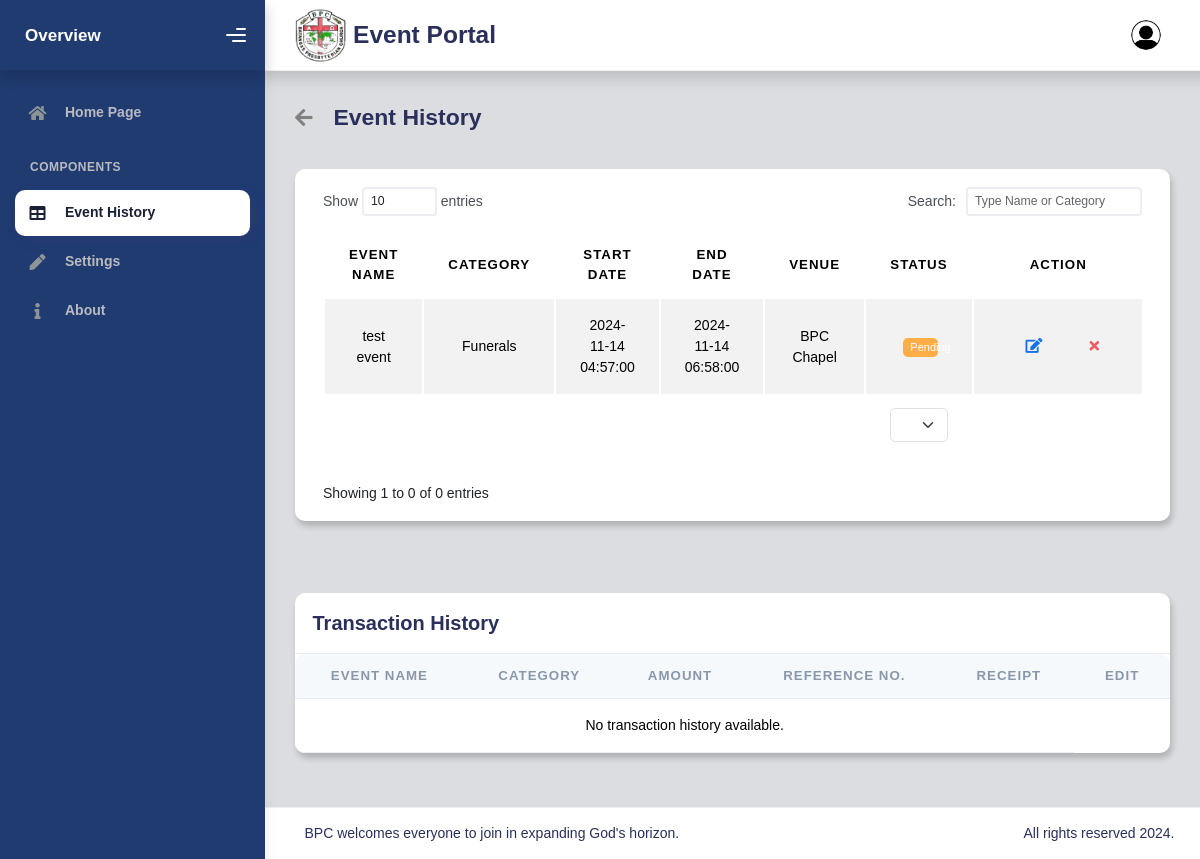
The app's page /user/history.php (signed in) with its own data.
### tables this page shows
CREATE TABLE `appointment` (
  `APID` int(11) NOT NULL,
  `event_name` text NOT NULL,
  `event_by` varchar(11) NOT NULL,
  `category` text NOT NULL,
  `start_date` datetime NOT NULL,
  `end_date` datetime NOT NULL,
  `venue` text NOT NULL,
  `reg_fee` int(11) NOT NULL,
  `ref_no` int(11) NOT NULL,
  `ref_img` text NOT NULL,
  `exp_cost` int(11) NOT NULL,
  `total_cost` int(11) NOT NULL,
  `status` int(11) NOT NULL,
  `date_created` timestamp(6) NOT NULL DEFAULT current_timestamp(6) ON UPDATE current_timestamp(6)
);

### user/history.php (the view, shortened to what the rows shown need)
<?php
include("partial/db.php");
$entries_per_page = isset($_GET['length']) ? (int)$_GET['length'] : 10;
$current_page = isset($_GET['page']) ? (int)$_GET['page'] : 1;
$start_offset = ($current_page - 1) * $entries_per_page;
$events_query = "SELECT * FROM appointment LIMIT $start_offset, $entries_per_page";
$events_result = $conn->query($events_query);
?>
<!DOCTYPE html>
<html lang="en">
<head>
    <?php include("partial/head.php"); ?>
    <link rel="stylesheet" href="../assets/css/forms.css">
    <link rel="stylesheet" href="../assets/css/ev_tables.css">
</head>
<body>
    <div class="wrapper">
        <div class="main-panel">
            <div class="container" style="background-color: #dbdde0 !important;">
                <div class="page-inner">
                    <?php if ($events_result && $events_result->num_rows > 0): ?>
                        <div class="row">
                            <div class="col-md-12">
                                <div class="card">
                                    <div class="card-body">
                                        <div class="table-responsive">
                                            <div id="multi-filter-select_wrapper" class="dataTables_wrapper container-fluid dt-bootstrap4">
                                                <div class="row">
                                                    <div class="col-sm-12">
                                                        <div class="table-responsive">
                                                            <table id="multi-filter-select" class="display table table-striped table-hover dataTable">
                                                                <thead>
                                                                    <tr role="row">
                                                                        <th class="text-center">Event Name</th>
                                                                        <th class="text-center">Category</th>
                                                                        <th class="text-center">Start Date</th>
                                                                        <th class="text-center">End Date</th>
                                                                        <th class="text-center">Venue</th>
                                                                        <th class="text-center">Status</th>
                                                                        <th class="text-center">Action</th>
                                                                    </tr>
                                                                </thead>
                                                                <tfoot>
                                                                    <th colspan="5"></th>
                                                                    <th rowspan="1" colspan="1">
                                                                        <select class="form-select" id="status-filter">
                                                                            <option value=""></option>
                                                                            <option value="0">Pending</option>
                                                                        </select>
                                                                    </th>
                                                                </tfoot>
                                                                <tbody id="event-table-body">
                                                                    <?php while ($event = $events_result->fetch_assoc()) { ?>
                                                                        <tr class="event-row" data-status="<?php echo $event['status']; ?>" data-apid="<?php echo $event['APID']; ?>">
                                                                            <td class="text-center"><?php echo $event['event_name']; ?></td>
                                                                            <td class="text-center"><?php echo $event['category']; ?></td>
                                                                            <td class="text-center"><?php echo $event['start_date']; ?></td>
                                                                            <td class="text-center"><?php echo $event['end_date']; ?></td>
                                                                            <td class="text-center"><?php echo $event['venue']; ?></td>
                                                                            <td class="text-center">
                                                                                <?php
                                                                                if ($event['status'] == '0') {
                                                                                    echo '<span class="badge badge-warning ms-1" style="width: 60%">Pending</span>';
                                                                                } elseif ($event['status'] == '1') {
                                                                                    echo '<span class="badge badge-warning ms-1" style="width: 60%">Approved</span>';
                                                                                } elseif ($event['status'] == '2') {
                                                                                    echo '<span class="badge badge-danger ms-1" style="width: 60%">Ongoing</span>';
                                                                                } elseif ($event['status'] == '3') {
                                                                                    echo '<span class="badge badge-success ms-1" style="width: 60%">Completed</span>';
                                                                                } elseif ($event['status'] == '4') {
                                                                                    echo '<span class="badge badge-danger ms-1" style="width: 60%">Cancelled</span>';
                                                                                }
                                                                                ?>
                                                                            </td>
                                                                            <td>
                                                                                <div class="form-button-action">
                                                                                    <button type="button" title="Edit" class="btn btn-link btn-primary btn-lg" onclick="openEditModal(
                                                                                            '<?php echo htmlspecialchars($event['APID']); ?>',
                                                                                            '<?php echo htmlspecialchars($event['event_name']); ?>',
                                                                                            '<?php echo htmlspecialchars($event['category']); ?>',
                                                                                            '<?php echo htmlspecialchars(date('Y-m-d\TH:i', strtotime($event['start_date']))); ?>',
                                                                                            '<?php echo htmlspecialchars(date('Y-m-d\TH:i', strtotime($event['end_date']))); ?>',
                                                                                            '<?php echo htmlspecialchars($event['venue']); ?>',
                                                                                        )">
                                                                                        <i class="fa fa-edit"></i>
                                                                                    </button>
                                                                                    <button type="button" data-bs-toggle="tooltip" title="Remove" class="btn btn-link btn-danger" onclick="deleteEvent('<?php echo htmlspecialchars($event['APID']); ?>')">
                                                                                        <i class="fa fa-times"></i>
                                                                                    </button>
                                                                                </div>
                                                                            </td>
                                                                        </tr>
                                                                    <?php } ?>
                                                                </tbody>
                                                            </table>
                                                        </div>
                                                    </div>
                                                </div>
                                            </div>
                                        </div>
                                    </div>
                                </div>
                            </div>
                        </div>
                        <div class="row pt-5">
                            <div class="col-md-12">
                                <div class="card">
                                    <div class="card-body p-0">
                                        <div class="table-responsive" style="border-radius: 10px !important">
                                            <table class="table align-items-center mb-0">
                                                <thead class="thead-light">
                                                    <tr>
                                                        <th scope="col" class="text-center">Event Name</th>
                                                        <th scope="col" class="text-center">Category</th>
                                                        <th scope="col" class="text-center">Amount</th>
                                                        <th scope="col" class="text-center">Reference No.</th>
                                                        <th scope="col" class="text-center">Receipt</th>
                                                        <th scope="col" class="text-center">Edit</th>
                                                    </tr>
                                                </thead>
                                            </table>
                                        </div>
                                    </div>
                                </div>
                            </div>
                        </div>
                    <?php endif; ?>
                </div>
            </div>
        </div>
    </div>
</body>
</html>

### records on screen
appointment: event_name "test event", category "Funerals", start_date "2024-11-14 04:57:00", end_date "2024-11-14 06:58:00", venue "BPC Chapel", status "Pending"

### other values on screen
$start_offset + 1 "1"
min($start_offset + $entries_per_page, $total_entries) "0"
$total_entries "0"
